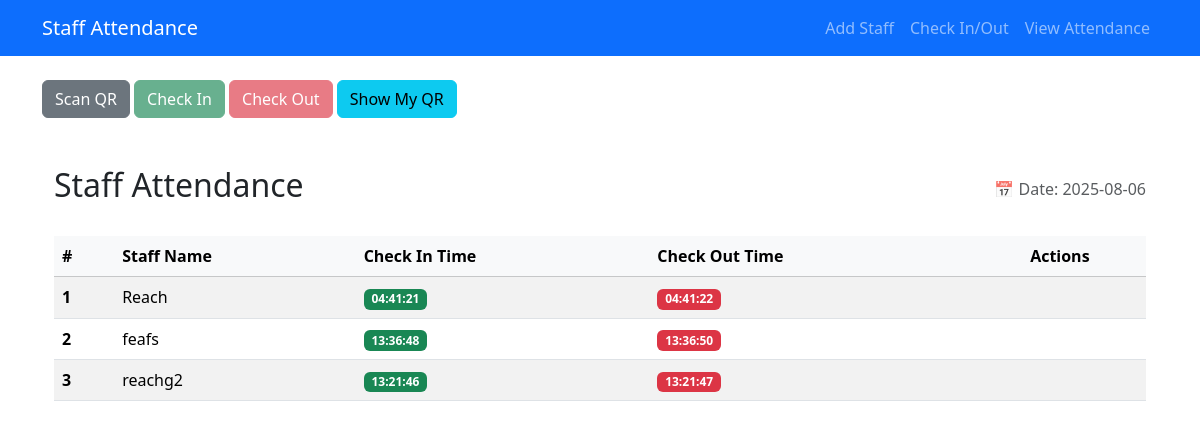
The app's page /attendance with its own data.
### tables this page shows
CREATE TABLE staff (
            id INTEGER PRIMARY KEY AUTOINCREMENT,
            name TEXT NOT NULL,
            start_time TEXT,
            end_time TEXT,
            active INTEGER DEFAULT 1
        );

CREATE TABLE attendance (
            id INTEGER PRIMARY KEY AUTOINCREMENT,
            user_id INTEGER,
            date TEXT,
            status TEXT,
            check_in_time TEXT,
            check_out_time TEXT,
            late TEXT,
            overtime TEXT,
            FOREIGN KEY (user_id) REFERENCES staff(id)
        );

### app.py (the view)
@app.route('/attendance')
def attendance():
    today = date.today().strftime("%Y-%m-%d")
    conn = get_db()
    cursor = conn.cursor()
    cursor.execute("SELECT id, name FROM staff ORDER BY name")
    staff = cursor.fetchall()
    staff_status = {}
    for s in staff:
        cursor.execute('''
            SELECT check_in_time, check_out_time
            FROM attendance
            WHERE user_id = ? AND date = ?
            ORDER BY id DESC LIMIT 1
        ''', (s['id'], today))
        row = cursor.fetchone()
        if row:
            staff_status[s['id']] = (row['check_in_time'], row['check_out_time'])
        else:
            staff_status[s['id']] = (None, None)
    conn.close()
    return render_template('attendance.html', staff=staff, staff_status=staff_status, today=today)

### app.py (called while the page is built)
def get_db_connection():
    conn = sqlite3.connect(DATABASE)
    conn.row_factory = sqlite3.Row
    return conn

def get_db():
    return get_db_connection()

### templates/attendance.html (shortened to what this page needs)
{% extends 'layout.html' %}
{% block content %}
<div class="mb-3">
  <button id="scanQRBtn" class="btn btn-secondary">Scan QR</button>
  <button id="checkInBtn" class="btn btn-success" disabled>Check In</button>
  <button id="checkOutBtn" class="btn btn-danger" disabled>Check Out</button>
  <button id="showQRBtn" class="btn btn-info">Show My QR</button>
</div>
<div class="container mt-5">
    <div class="d-flex justify-content-between align-items-center mb-4">
        <h2>Staff Attendance</h2>
        <span class="text-muted">📅 Date: {{ today }}</span>
    </div>
    <table class="table table-striped table-hover align-middle">
        <thead class="table-light">
            <tr>
                <th scope="col">#</th>
                <th scope="col">Staff Name</th>
                <th scope="col">Check In Time</th>
                <th scope="col">Check Out Time</th>
                <th scope="col" class="text-center">Actions</th>
            </tr>
        </thead>
        <tbody>
            {% for s in staff %}
            <tr>
                <th scope="row">{{ loop.index }}</th>
                <td>{{ s[1] }}</td>
                <td>
                    {% if staff_status[s[0]][0] %}
                        <span class="badge bg-success">{{ staff_status[s[0]][0] }}</span>
                    {% else %}
                        <span class="badge bg-secondary">Not Checked In</span>
                    {% endif %}
                </td>
                <td>
                    {% if staff_status[s[0]][1] %}
                        <span class="badge bg-danger">{{ staff_status[s[0]][1] }}</span>
                    {% else %}
                        <span class="badge bg-secondary">Not Checked Out</span>
                    {% endif %}
                </td>
                <td class="text-center">
                </td>
            </tr>
            {% endfor %}
        </tbody>
    </table>
</div>
{% endblock %}

### records on screen
staff: name "Reach"
attendance: check_in_time "04:41:21", check_out_time "04:41:22"
staff: name "feafs"
attendance: check_in_time "13:36:48", check_out_time "13:36:50"
staff: name "reachg2"
attendance: check_in_time "13:21:46", check_out_time "13:21:47"
